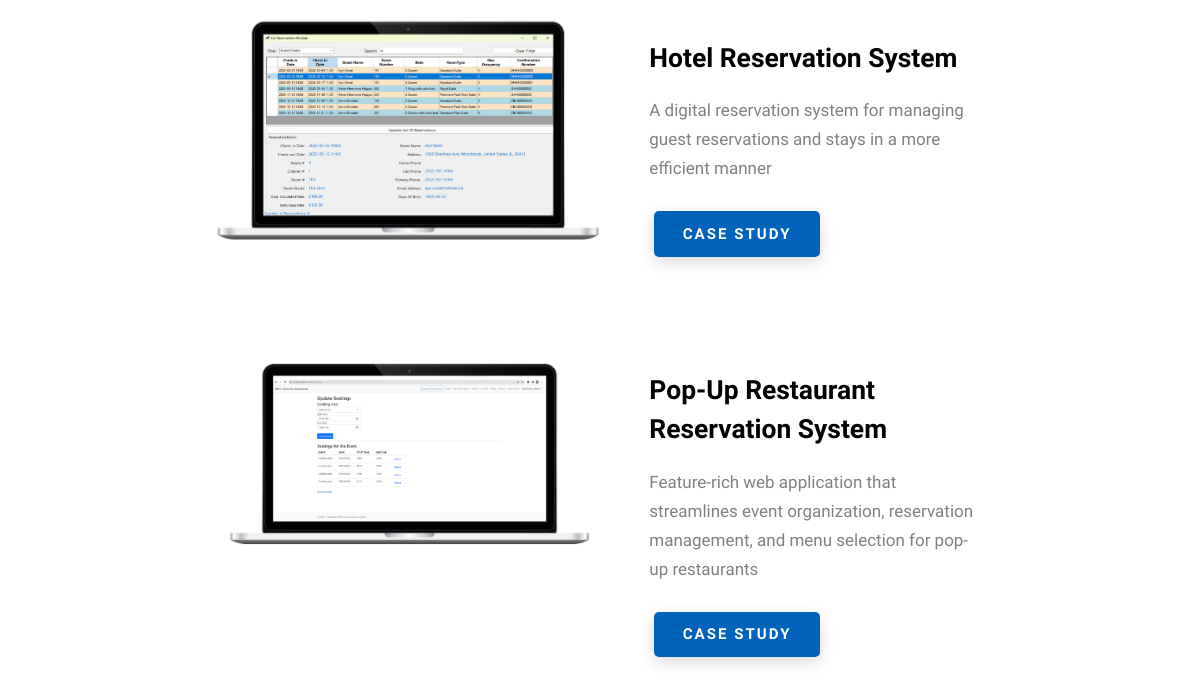
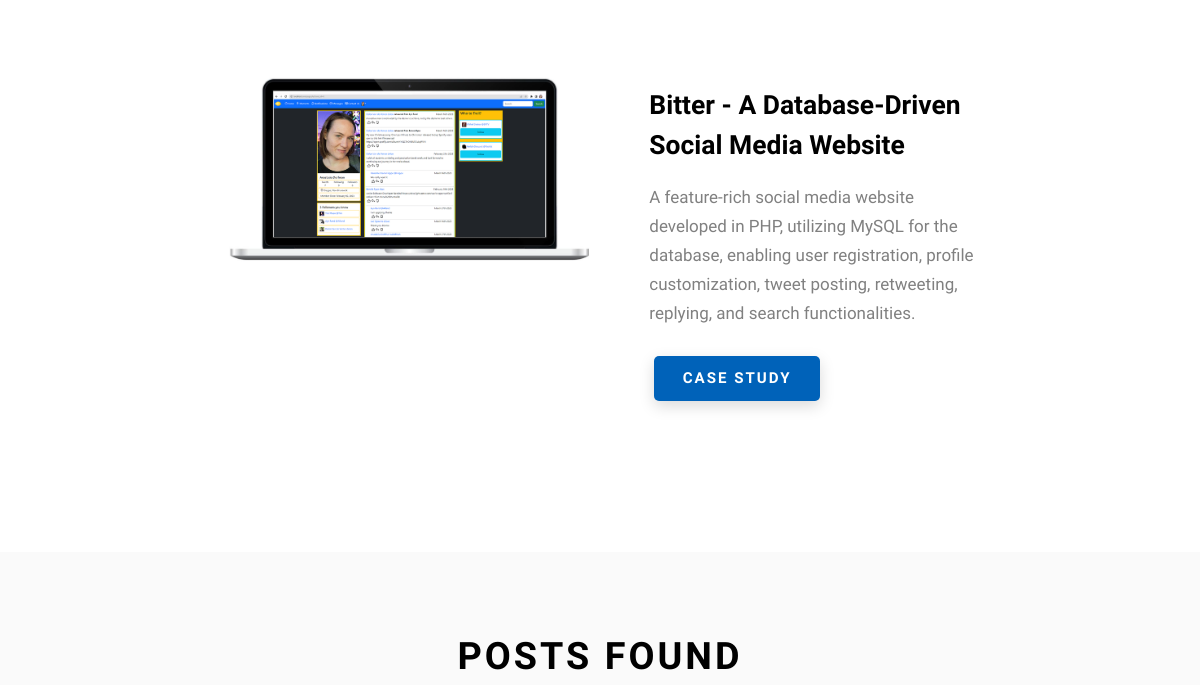
The page /search.php (middle part) on the database as committed earlier (2 pictures, top to bottom).
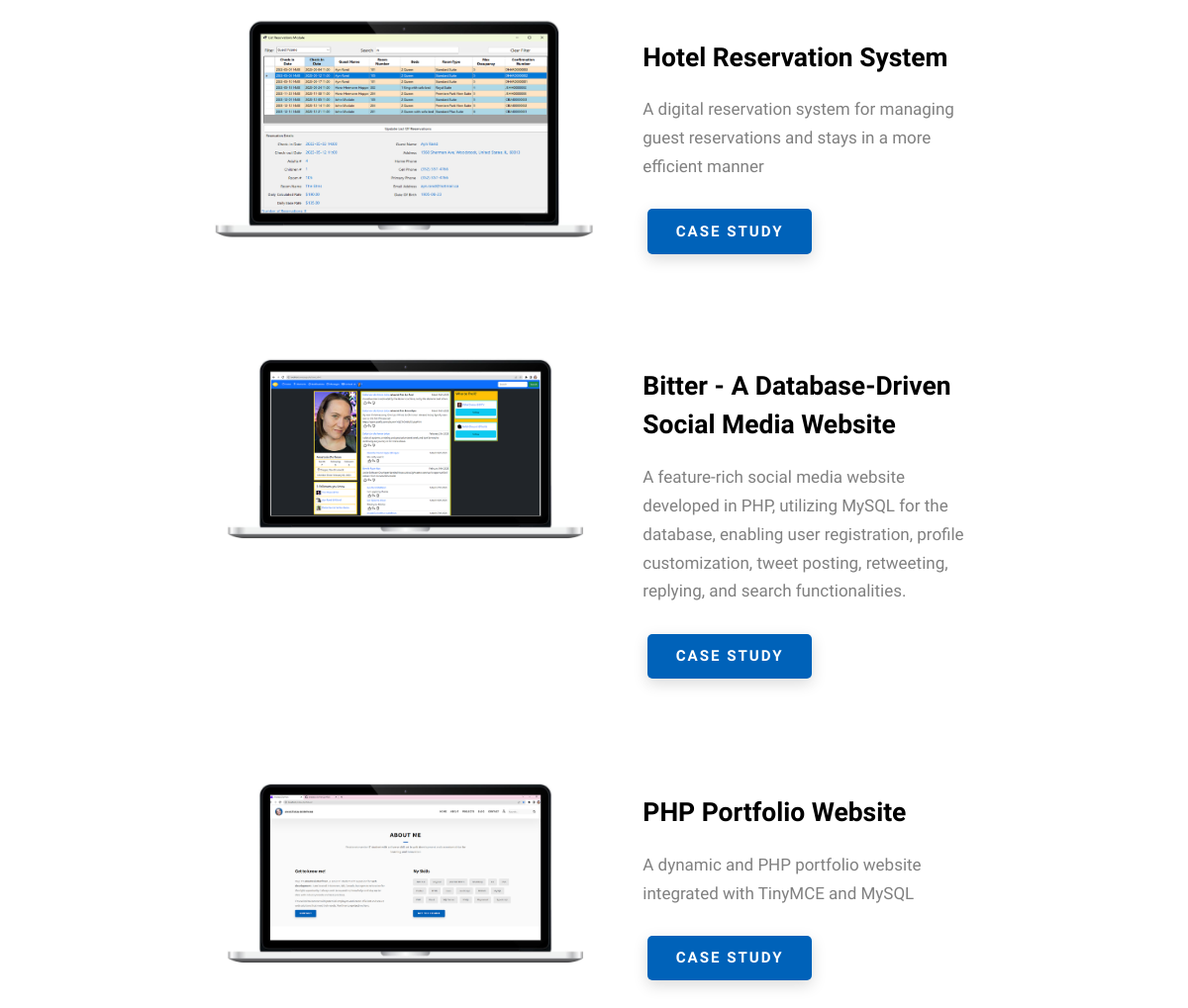
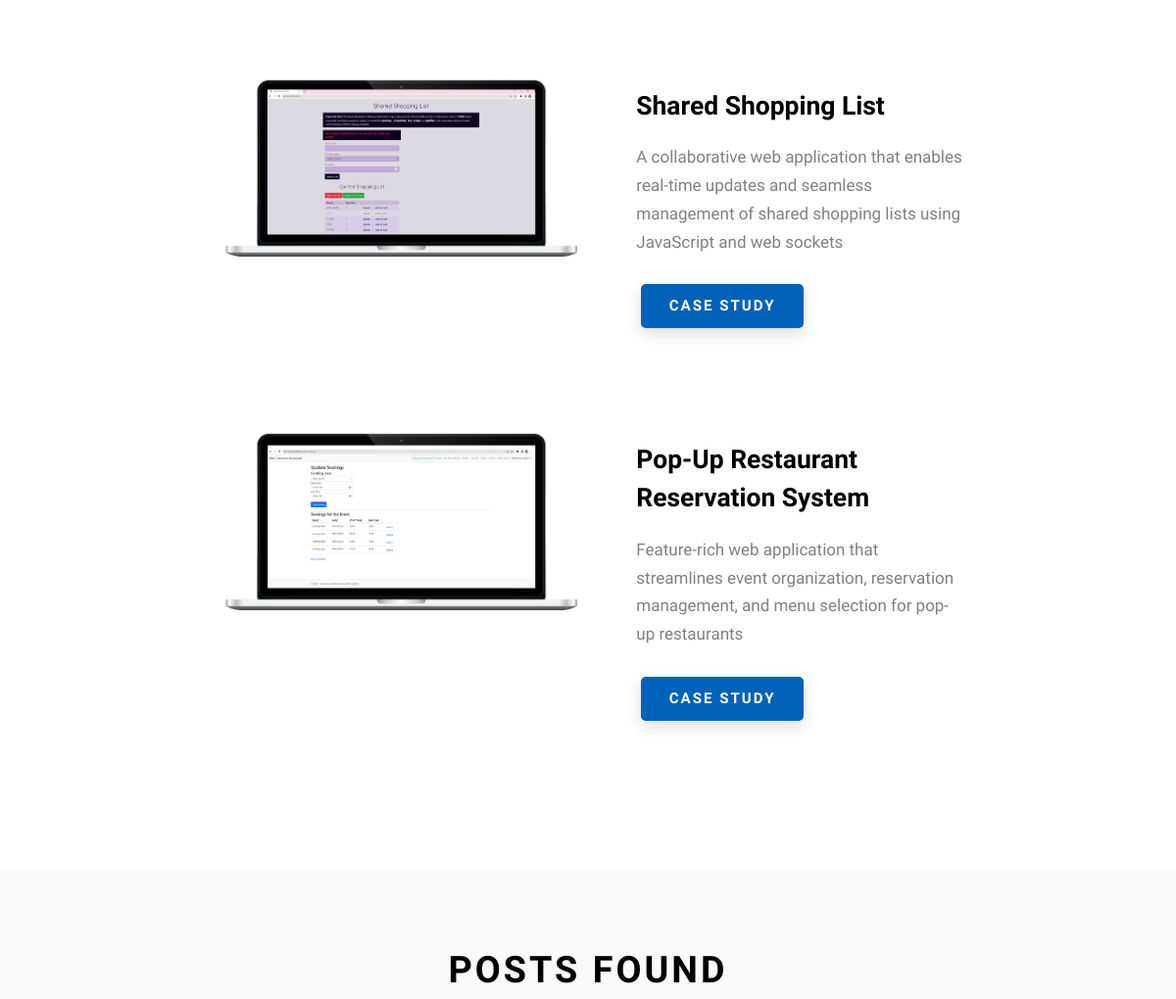
The same page on the database as committed later (2 pictures, top to bottom).
### tables this page shows
CREATE TABLE `projects` (
  `id` int(11) NOT NULL AUTO_INCREMENT,
  `name` varchar(255) NOT NULL,
  `overview` longtext NOT NULL,
  `created_at` datetime NOT NULL DEFAULT CURRENT_TIMESTAMP,
  `code_link` varchar(255) NOT NULL,
  `description` mediumtext,
  PRIMARY KEY (`id`)
);

### www/includes/Project.php (called while the page is built, shortened)
<?php
class Project
{
    private $name;
    private $description;
    private $avatar;
    private $projectId;
    public function __construct(
        string $name,
        string $description,
        string $overview,
        $dateCreated,
        string $codeLink,
        string $avatar,
        array $tags = null,
        array $images = null,
        int $projectId = null
    ) {
        $this->name = $name;
        $this->description = $description;
        $this->avatar = $avatar;
        $this->projectId = $projectId;
    }
    public function getName(): string
    {
        return $this->name;
    }
    public function getDescription(): string
    {
        return $this->description;
    }
    public function getAvatar(): string
    {
        return $this->avatar;
    }
    public function getProjectId(): int
    {
        return $this->projectId;
    }
    public static function getProjectById(int $projectId)
    {
        try {
            $tags = self::getTagsByProjectId($projectId);
            $avatar = self::getAvatarByProjectId($projectId);
            $images = self::getImagesByProjectId($projectId);
            $con = $GLOBALS['con'];
            $sql = "SELECT name, description, overview, code_link, created_at FROM projects WHERE id = ?";
            $stmt = $con->prepare($sql);
            $stmt->bind_param('i', $projectId);
            $stmt->execute();
            $result = $stmt->get_result();
            if ($result->num_rows > 0) {
                $row = $result->fetch_assoc();
                return new Project(
                    $row['name'],
                    $row['description'],
                    $row['overview'],
                    $row['created_at'],
                    $row['code_link'],
                    $avatar,
                    $tags,
                    $images,
                    $projectId
                );
            } else {
                return null;
            }
        } catch (Exception $ex) {
            setFeedbackAndRedirect($ex->getMessage(), "error");
        }
    }
    public static function getAvatarByProjectId($projectId)
    {
        try {
            $avatar = '';
            $con = $GLOBALS['con'];
            $sql = "SELECT link FROM images WHERE project_id = $projectId AND type = 'avatar'";
            $result = $con->query($sql);
            $numRows = $result->num_rows;
            if ($numRows === 1) {
                $row = $result->fetch_assoc();
                $avatar = $row['link'];
            }
            return $avatar;
        } catch (Exception $ex) {
            setFeedbackAndRedirect($ex->getMessage(), "error");
        }
    }
    public static function searchProjects($searchQuery)
    {
        try {
            $searchStr = strtolower("%" . $searchQuery . "%");
            $con = $GLOBALS['con'];
            $sql = "SELECT DISTINCT projects.* FROM projects INNER JOIN project_skills ON projects.id = project_skills.project_id WHERE
            LOWER(projects.name) LIKE ? OR LOWER(projects.overview) LIKE ? OR LOWER(projects.overview) LIKE ? OR projects.created_at LIKE ? OR
            LOWER(project_skills.skill_name) LIKE ? ;";
            $stmt = $con->prepare($sql);
            if ($stmt) {
                $projects = [];
                $params = array_fill(0, 5, $searchStr);
                $stmt->bind_param(str_repeat('s', 5), ...$params);
                $stmt->execute();
                $result = $stmt->get_result();
                if ($result->num_rows > 0) {
                    while ($row = $result->fetch_assoc()) {
                        $projectId = $row['id'];
                        $project = Project::getProjectById($projectId);
                        array_push($projects, $project);
                    }
                }
                return $projects;
            }
        } catch (Exception $ex) {
            setFeedbackAndRedirect($ex->getMessage(), "error", "search.php");
        }
    }
    private static function getTagsByProjectId($projectId): array
    {
        try {
            $con = $GLOBALS['con'];
            $sql = "SELECT skill_name FROM project_skills WHERE project_id = $projectId";
            $result = $con->query($sql);
            $tags = [];
            while ($row = $result->fetch_assoc()) {
                array_push($tags, $row['skill_name']);
            }
            return $tags;
        } catch (Exception $ex) {
            setFeedbackAndRedirect($ex->getMessage(), "error");
        }
    }
    private static function getImagesByProjectId($projectId): array
    {
        try {
            $con = $GLOBALS['con'];
            $sql = "SELECT link FROM images WHERE project_id = $projectId AND type = 'image'";
            $result = $con->query($sql);
            $images = [];
            while ($row = $result->fetch_assoc()) {
                array_push($images, $row['link']);
            }
            return $images;
        } catch (Exception $ex) {
            setFeedbackAndRedirect($ex->getMessage(), "error");
        }
    }
}

### www/search.php (the view, shortened to what this page needs)
<?php
include_once "includes/Project.php";
$searchQuery = '';
?>
<!DOCTYPE html>
<html lang="en">
<head>
  <link rel="stylesheet" href="includes/css/style.css" />
</head>
<body>
  <?php
  if ($searchQuery !== null) {
    $projects = Project::searchProjects($searchQuery);
    $posts = Post::searchPosts($searchQuery);
    $filters = [];
    $projects = !empty($filters) ? Project::filterProjects($filters, $projects) : $projects;
    $posts = !empty($filters) ? Post::filterPosts($filters, $posts) : $posts;
  ?>
    <section class="projects sec-pad">
      <div class="main-container">
        <?php
        if (empty($projects)) { ?>
          <h3 class="projects__row-content-title heading-sec__main">No projects found matching your search query</h3>
        <?php } else { ?>
          <?php foreach ($projects as $p) {
            $projectId = $p->getProjectId();
          ?>
            <div class="projects__content">
              <div class="projects__row">
                <div class="projects__row-img-cont">
                  <img src="<?php echo $p->getAvatar() ?>" alt="Project Screenshot" class="projects__row-img" loading="lazy" />
                </div>
                <div class="projects__row-content">
                  <h3 class="projects__row-content-title"><?php echo $p->getName() ?></h3>
                  <p class="projects__row-content-desc"><?php echo $p->getDescription() ?></p>
                  <div class="buttons-container">
                    <a href="./project.php?project_id=<?php echo $projectId ?>" class="btn btn--med btn--theme dynamicBgClr">Case Study</a>
                  </div>
                </div>
              </div>
            </div>
          <?php } ?>
        <?php } ?>
      </div>
    </section>
    <section class="about sec-pad">
      <div class="main-container">
        <?php
        if (empty($posts)) { ?>
          <h3 class="projects__row-content-title heading-sec__main">No posts found matching your search query</h3>
        <?php } else { ?>
          <h3 class="heading heading-sec heading-sec__mb-bg"><span class="heading-sec__main">Posts Found</span></h3>
        <?php } ?>
      </div>
    </section>
  <?php } else { ?>
    <h3 class="projects__row-content-title heading-sec__main">No search criteria chosen</h3>
  <?php } ?>
</body>
</html>
<?php
include 'includes/scripts.php';
?>

### www/includes/scripts.php (shortened to what this page needs)
<link rel="stylesheet" href="includes/magnific-popup/magnific-popup.css">

### www/includes/css/style.css (style rules this page uses)
*, *::after, *::before { margin: 0; padding: 0; box-sizing: inherit; font-family: inherit; }
html { font-size: 62.5%; scroll-behavior: smooth; }
@media only screen and (max-width: 75em) { html { font-size: 59%; } }
body { box-sizing: border-box; position: relative; line-height: 1.5; font-family: sans-serif; overflow-x: hidden; overflow-y: scroll; font-family: 'Source Sans Pro', sans-serif; }
a { text-decoration: none; color: inherit; }
.heading-sec__mb-bg { margin-bottom: 11rem; }
.heading-sec__main { display: block; font-size: 4rem; text-transform: uppercase; letter-spacing: 1px; letter-spacing: 3px; text-align: center; margin-bottom: 3.5rem; position: relative; }
.heading-sec__main::after { content: ''; position: absolute; top: calc(100% + 1.5rem); height: 5px; width: 3rem; background: #0062b9; left: 50%; transform: translateX(-50%); border-radius: 5px; }
.main-container { max-width: 80%; margin: auto; width: 92%; }
.btn { background: #fff; color: #333; text-transform: uppercase; letter-spacing: 2px; display: inline-block; font-weight: 700; border-radius: 5px; box-shadow: 0 5px 15px 0 rgba(0, 0, 0, 0.15); transition: transform .3s; }
.btn--med { padding: 1.2rem 3rem; font-size: 1.6rem; }
.btn--theme { background: #0062b9; color: #fff; }
.sec-pad { padding: 8rem 0 6rem 0; }
.about { background: #fafafa; }
.projects__content { width: 80%; margin: auto; margin-bottom: 8rem; }
.projects__row { display: grid; grid-template-columns: 1.5fr 1.3fr; grid-gap: 5rem; margin-bottom: 11rem; }
.projects__row:last-child { margin-bottom: 0; }
.projects__row-img-cont { overflow: hidden; }
.projects__row-img { width: 100%; display: block; object-fit: cover; }
.projects__row-content { padding: 2rem 0; display: flex; justify-content: center; flex-direction: column; align-items: flex-start; }
.projects__row-content-title { font-weight: 700; font-size: 2.8rem; margin-bottom: 2rem; }
.projects__row-content-desc { font-size: 1.8rem; color: grey; max-width: 60rem; line-height: 1.7; margin-bottom: 3rem; }
.buttons-container { display: flex; justify-content: space-around; align-items: center; }
.buttons-container a { margin: 0 5px; }

Rows that differ between the two databases and show on the page:
shown differently, row unchanged: projects "Bitter - A Database-Driven Social Media Website": moves up the list
added projects: shows a picture, name "PHP Portfolio Website", description "A dynamic and PHP portfolio website integrated with TinyMCE and MySQL"
added projects: shows a picture, name "Shared Shopping List", description "A collaborative web application that enables real-time updates and seamless management of shared shopping lists using JavaScript and web sockets"
